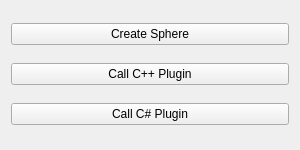
<?xml version="1.0" encoding="UTF-8"?>
<ui version="4.0">
 <class>Form</class>
 <widget class="QWidget" name="Form">
  <property name="geometry">
   <rect>
    <x>0</x>
    <y>0</y>
    <width>300</width>
    <height>150</height>
   </rect>
  </property>
  <property name="windowTitle">
   <string>WendyAndAndy</string>
  </property>
  <layout class="QVBoxLayout" name="verticalLayout">
   <item>
    <widget class="QPushButton" name="btnCreateSphere">
     <property name="text">
      <string>Create Sphere</string>
     </property>
    </widget>
   </item>
   <item>
    <widget class="QPushButton" name="btnCallCppPlugin">
     <property name="text">
      <string>Call C++ Plugin</string>
     </property>
    </widget>
   </item>
   <item>
    <widget class="QPushButton" name="btnCallCSPlugin">
     <property name="text">
      <string>Call C# Plugin</string>
     </property>
    </widget>
   </item>
  </layout>
 </widget>
 <resources/>
 <connections/>
</ui>
